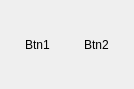
<?xml version="1.0" encoding="UTF-8"?>
<ui version="4.0">
 <class>Form</class>
 <widget class="QWidget" name="Form">
  <property name="geometry">
   <rect>
    <x>0</x>
    <y>0</y>
    <width>134</width>
    <height>89</height>
   </rect>
  </property>
  <property name="sizePolicy">
   <sizepolicy hsizetype="MinimumExpanding" vsizetype="MinimumExpanding">
    <horstretch>0</horstretch>
    <verstretch>0</verstretch>
   </sizepolicy>
  </property>
  <property name="windowTitle">
   <string>Form</string>
  </property>
  <property name="styleSheet">
   <string notr="true">/* Modèle Rectangulaire - Zéro Bordure */
QToolButton {
    border: none;
    background: transparent;
}

/* Outil sélectionné et validé */
QToolButton:checked {
    background-color: rgba(100, 150, 200, 0.4);
    border: none;
}

/* Apparence au survol */
QToolButton:hover {
    background-color: rgba(100, 150, 200, 0.2);
    border: none;
}

/* État combiné : outil sélectionné et survolé */
QToolButton:checked:hover {
    background-color: rgba(100, 150, 200, 0.5);
    border: none;
}</string>
  </property>
  <layout class="QGridLayout" name="gridLayout">
   <item row="0" column="0">
    <widget class="QToolButton" name="toolButton_1">
     <property name="sizePolicy">
      <sizepolicy hsizetype="Minimum" vsizetype="Minimum">
       <horstretch>0</horstretch>
       <verstretch>0</verstretch>
      </sizepolicy>
     </property>
     <property name="minimumSize">
      <size>
       <width>32</width>
       <height>32</height>
      </size>
     </property>
     <property name="maximumSize">
      <size>
       <width>16777215</width>
       <height>16777215</height>
      </size>
     </property>
     <property name="text">
      <string>Btn1</string>
     </property>
     <property name="iconSize">
      <size>
       <width>40</width>
       <height>40</height>
      </size>
     </property>
    </widget>
   </item>
   <item row="0" column="1">
    <widget class="QToolButton" name="toolButton_2">
     <property name="sizePolicy">
      <sizepolicy hsizetype="Minimum" vsizetype="Minimum">
       <horstretch>0</horstretch>
       <verstretch>0</verstretch>
      </sizepolicy>
     </property>
     <property name="minimumSize">
      <size>
       <width>32</width>
       <height>32</height>
      </size>
     </property>
     <property name="maximumSize">
      <size>
       <width>16777215</width>
       <height>16777215</height>
      </size>
     </property>
     <property name="text">
      <string>Btn2</string>
     </property>
     <property name="iconSize">
      <size>
       <width>40</width>
       <height>40</height>
      </size>
     </property>
    </widget>
   </item>
  </layout>
 </widget>
 <resources/>
 <connections/>
</ui>
